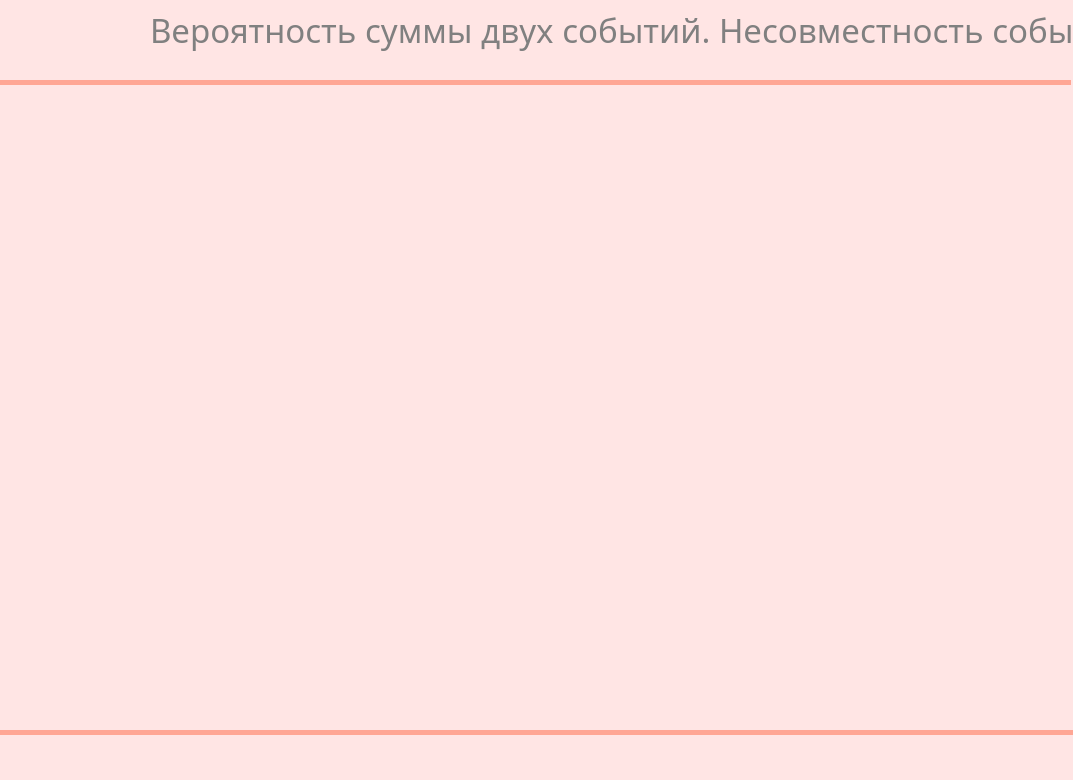
<?xml version="1.0" encoding="UTF-8"?>
<ui version="4.0">
 <class>MainWindow</class>
 <widget class="QMainWindow" name="MainWindow">
  <property name="geometry">
   <rect>
    <x>0</x>
    <y>0</y>
    <width>1073</width>
    <height>780</height>
   </rect>
  </property>
  <property name="windowTitle">
   <string>MainWindow</string>
  </property>
  <property name="styleSheet">
   <string notr="true">background-color: rgb(255, 229, 228);</string>
  </property>
  <widget class="QWidget" name="centralwidget">
   <widget class="QLabel" name="label">
    <property name="geometry">
     <rect>
      <x>150</x>
      <y>-20</y>
      <width>1073</width>
      <height>100</height>
     </rect>
    </property>
    <property name="font">
     <font>
      <family>Haettenschweiler</family>
      <pointsize>25</pointsize>
      <weight>50</weight>
      <italic>false</italic>
      <bold>false</bold>
     </font>
    </property>
    <property name="styleSheet">
     <string notr="true">color: grey

</string>
    </property>
    <property name="text">
     <string>Вероятность суммы двух событий. Несовместность событий.</string>
    </property>
   </widget>
   <widget class="QLabel" name="label_4">
    <property name="geometry">
     <rect>
      <x>0</x>
      <y>80</y>
      <width>1071</width>
      <height>5</height>
     </rect>
    </property>
    <property name="styleSheet">
     <string notr="true">background-color: rgb(255, 166, 148);</string>
    </property>
    <property name="text">
     <string/>
    </property>
   </widget>
   <widget class="QLabel" name="label_2">
    <property name="geometry">
     <rect>
      <x>0</x>
      <y>80</y>
      <width>551</width>
      <height>371</height>
     </rect>
    </property>
    <property name="text">
     <string/>
    </property>
    <property name="pixmap">
     <pixmap>../../Downloads/pngwing.com (1).png</pixmap>
    </property>
   </widget>
   <widget class="QLabel" name="label_3">
    <property name="geometry">
     <rect>
      <x>0</x>
      <y>-30</y>
      <width>491</width>
      <height>1001</height>
     </rect>
    </property>
    <property name="text">
     <string/>
    </property>
    <property name="pixmap">
     <pixmap>../../Downloads/pngwing.com (1).png</pixmap>
    </property>
   </widget>
   <widget class="QLabel" name="label_5">
    <property name="geometry">
     <rect>
      <x>0</x>
      <y>730</y>
      <width>1074</width>
      <height>5</height>
     </rect>
    </property>
    <property name="styleSheet">
     <string notr="true">background-color: rgb(255, 166, 148);</string>
    </property>
    <property name="text">
     <string/>
    </property>
   </widget>
   <zorder>label_3</zorder>
   <zorder>label_2</zorder>
   <zorder>label</zorder>
   <zorder>label_4</zorder>
   <zorder>label_5</zorder>
  </widget>
  <widget class="QStatusBar" name="statusbar"/>
 </widget>
 <resources/>
 <connections/>
</ui>
